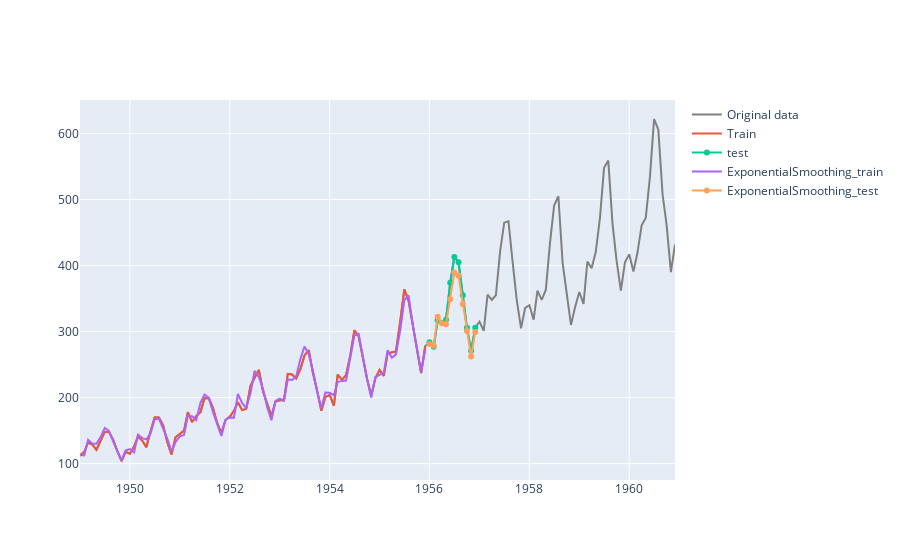

Notebook cell for this chart:
### Code cell
#ExponentialSmoothing
trace0 = Scatter(x = s.index,
                y = s.values,
                line = {'color': 'grey'},
                name = 'Original data')
for i, (train_index, test_index) in enumerate(tscv.split(s)):
    train = s[train_index]
    test = s[test_index]
    mod = ExponentialSmoothing(train,
                          trend = 'add',
                          seasonal='mul',
                          seasonal_periods=12)
    mod_fit = mod.fit()
    trace1 = Scatter(x = train.index,
                    y= train.values,
                    name = 'Train')
    trace2 = Scatter(x = test.index,
                    y= test.values,
                    name = 'test')
    trace3 = Scatter(x = mod_fit.fittedvalues.index,
                    y= mod_fit.fittedvalues.values,
                    name = 'ExponentialSmoothing_train')
    trace4 = Scatter(x =  mod_fit.forecast(len(test)).index,
                    y=  mod_fit.forecast(len(test)).values,
                    name = 'ExponentialSmoothing_test')
    print('r2:',r2_score(test, mod_fit.forecast(len(test))))
    iplot(Figure(data = [trace0, trace1, trace2,trace3 ,trace4]))
